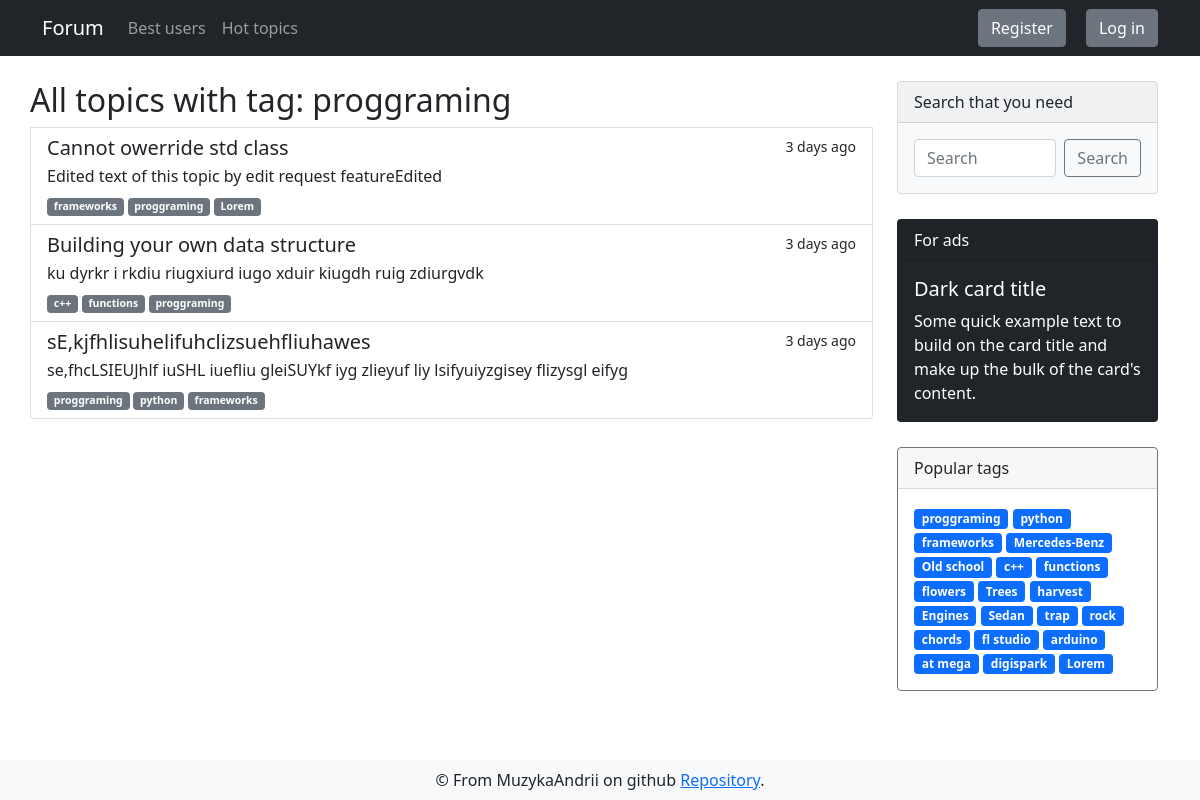
The page /forum/tag/proggraming on the database its author committed.
### app/models.py (models this page shows, shortened)
class DbMixin(object):
    def save(self):
        db.session.add(self)
        db.session.commit()

class Tag(DbMixin, db.Model):
    id = db.Column(db.Integer, primary_key = True, autoincrement=True)
    name = db.Column(db.String(50), unique=True, nullable=False)
    slug = db.Column(db.String(100), unique=True, nullable=False)
    section_id = db.Column(db.Integer, db.ForeignKey('section.id'), nullable=False)

class Discussion(DbMixin, db.Model):
    id = db.Column(db.Integer, primary_key = True, autoincrement=True)
    theme = db.Column(db.String, unique=True, nullable=False)
    text = db.Column(db.Text, unique=True, nullable=False)
    theme_id = db.Column(db.Integer, db.ForeignKey('theme.id'), nullable=False)
    tags = db.relationship('Tag', secondary=discussion_tags, backref=db.backref('discussions', lazy='dynamic'))
    comments = db.relationship('Comment', backref='parent_discussion', lazy='dynamic')
    creator_id = db.Column(db.Integer, db.ForeignKey('user.id'), nullable=False)
    edit_requests = db.relationship('Edit_request', backref='target_discussion', lazy='dynamic')

### app/views.py (the view)
@app.route('/forum/tag/<string:tag_slug>', methods=['GET'])
def tags_discussions(tag_slug):
    discussions_with_tag, tag_name, section_slug = get_discussions_from_tag(tag_slug)
    return render_template('forum/tags_discussions.html', tags=get_tags(),
                                                          discussions=discussions_with_tag,
                                                          tag_name=tag_name,
                                                          section_slug=section_slug)

### app/controllers/discussions_controller.py (called while the page is built)
def get_discussions_from_tag(tag_slug: str) -> (List[Discussion], str, str):
    tag_name, section_id = Tag.query.with_entities(Tag.name, Tag.section_id).filter_by(slug=tag_slug).first_or_404()
    section_slug = Section.query.with_entities(Section.slug).filter_by(id=section_id).first()[0]
    discussions_with_tag = Discussion.query.select_from(Tag).join(discussion_tags).\
                                                              filter(Discussion.id==discussion_tags.c.discussion_id,
                                                              Tag.id==discussion_tags.c.tag_id, Tag.slug==tag_slug)
    return discussions_with_tag, tag_name, section_slug

### app/views.py (called while the page is built)
@app.before_request
def update_last_seen():
    if current_user.is_authenticated:
        current_user.update_last_seen()

@app.before_request
def check_banned():
    if not current_user.is_authenticated:
        return
    result = is_current_user_banned()
    if result:
        logout_user()
        return render_template('alerts/banned.html', reason=result)

@cache.cached(timeout=600, key_prefix='tags')
def get_tags():
    return Tag.query.with_entities(Tag.slug, Tag.name).limit(25).all()

### app/templates/forum/tags_discussions.html (shortened to what this page needs)
{% extends "layouts/base.html" %}
{% block content %}
<div class="container">
    <div class="row">
        <div style="margin: 25px 0;" class="list-group col-md-9">
            <h2>All topics with tag: {{ tag_name }}</h2>
            {% for discussion in discussions %}
            <a href="{{ url_for('discussion', section_slug=section_slug, theme_slug=discussion.parent_theme.slug, discussion_id=discussion.id) }}"
                class="list-group-item list-group-item-action" aria-current="true">
                <div class="d-flex w-100 justify-content-between">
                    <h5 class="mb-1">{{ discussion.theme }}</h5>
                    <small>3 days ago</small>
                </div>
                <p class="mb-1">{{ discussion.text | truncate(100) | striptags }}</p>
                <small>
                    {% for tag in discussion.tags %}
                    <span class="badge bg-secondary">{{ tag.name }}</span>
                    {% endfor %}
                </small>
            </a>
            {% endfor %}
        </div>
        {% include 'layouts/sidebar.html' %}
    </div>
</div>
{% endblock %}

### app/templates/layouts/sidebar.html
<div class="sidebar col-md-3">
    <div class="card text-dark bg-light mb-3" style="max-width: 18rem;">
        <div class="card-header">Search that you need</div>
        <form method="GET" action="{{ url_for('search') }}" class="card-body d-flex">
            <input name="search_query" value="{{ request.args.get('search_query', '') }}" class="form-control me-2" type="text" placeholder="Search" aria-label="Search">
            <button class="btn btn-outline-secondary" type="submit">Search</button>
        </form>
    </div>
    <div class="card text-white bg-dark mb-3" style="max-width: 18rem;">
        <div class="card-header">For ads</div>
        <div class="card-body">
            <h5 class="card-title">Dark card title</h5>
            <p class="card-text">Some quick example text to build on the card title and make up the bulk of the
                card's content.</p>
        </div>
    </div>
    <div class="card border-secondary mb-3" style="max-width: 18rem;">
        <div class="card-header">Popular tags</div>
        <div class="card-body text-secondary">
            {% for tag in tags %}
            <a href="{{ url_for('tags_discussions', tag_slug=tag[0]) }}" class="tag badge bg-primary">{{ tag[1] }}</a>
            {% endfor %}
        </div>
    </div>
</div>

### app/static/css/style.css (style rules this page uses)
.card { margin: 25px 0; }
.tag { text-decoration: none; }

### rows shown on the page
Tag: name "proggraming"
Discussion: theme "Cannot owerride std class", text "Edited text of this topic by edit request featureEdited"
Tag: name "frameworks"
Tag: name "Lorem"
Discussion: theme "Building your own data structure", text "ku dyrkr i rkdiu riugxiurd iugo xduir kiugdh ruig zdiurgvdk"
Tag: name "c++"
Tag: name "functions"
Discussion: theme "sE,kjfhlisuhelifuhclizsuehfliuhawes", text "se,fhcLSIEUJhlf iuSHL iuefliu gleiSUYkf iyg zlieyuf liy lsifyuiyzgisey flizysgl eifyg"
Tag: name "python"
Tag: name "Mercedes-Benz"
Tag: name "Old school"
Tag: name "flowers"
Tag: name "Trees"
Tag: name "harvest"
Tag: name "Engines"
Tag: name "Sedan"
Tag: name "trap"
Tag: name "rock"
Tag: name "chords"
Tag: name "fl studio"
Tag: name "arduino"
Tag: name "at mega"
Tag: name "digispark"
